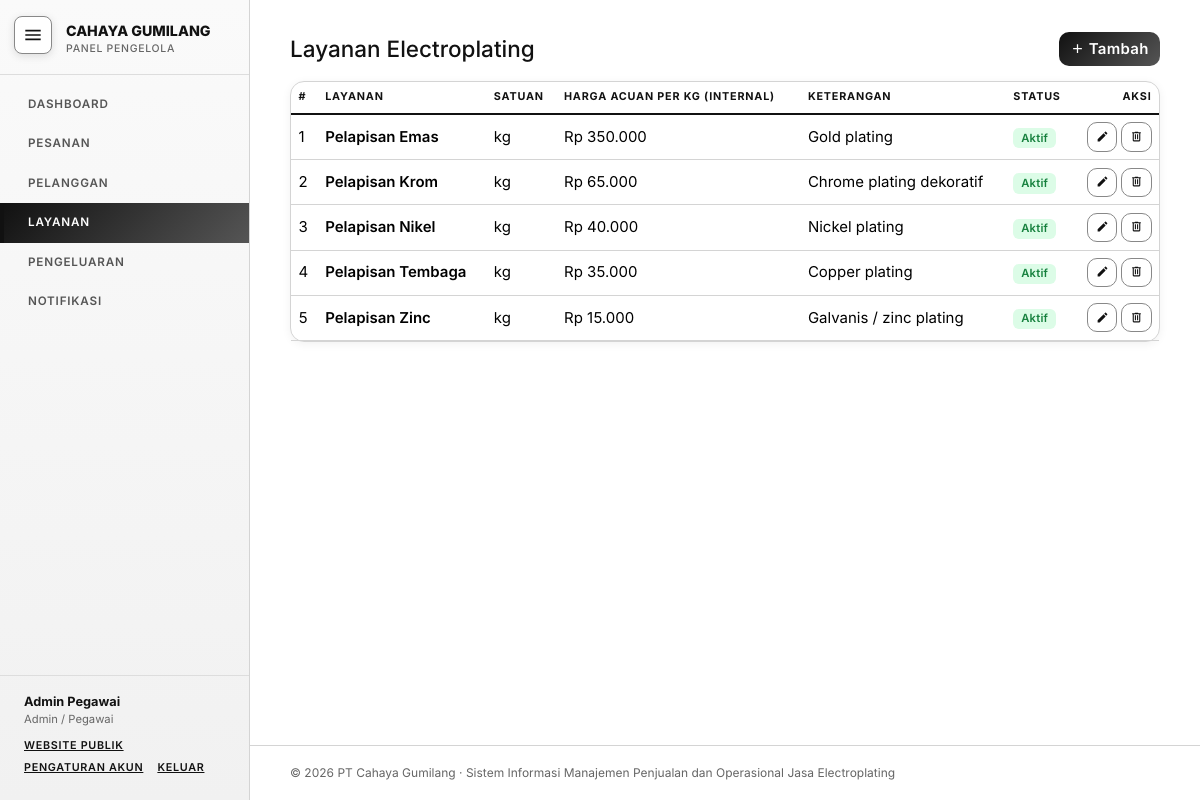
Screenshot of /layanan.php (signed in) with the database file from the repository.
### tables this page shows
CREATE TABLE `layanan` (
  `id_layanan` int(11) NOT NULL,
  `nama_layanan` varchar(100) NOT NULL,
  `satuan` enum('pcs','kg','dm2') NOT NULL DEFAULT 'kg',
  `harga_satuan` decimal(12,2) NOT NULL DEFAULT 0.00,
  `keterangan` varchar(255) DEFAULT NULL,
  `aktif` tinyint(1) NOT NULL DEFAULT 1
);

### includes/functions.php (called while the page is built, shortened)
<?php
require_once __DIR__ . '/../config/koneksi.php';
function e($s) { return htmlspecialchars((string)$s, ENT_QUOTES, 'UTF-8'); }
function rupiah($n) { return 'Rp ' . number_format((float)$n, 0, ',', '.'); }
function db_stmt($sql, $types = '', $params = []) {
    global $db;
    $st = $db->prepare($sql);
    if ($types !== '') { $st->bind_param($types, ...$params); }
    $st->execute();
    return $st;
}
function db_all($sql, $types = '', $params = []) {
    $st = db_stmt($sql, $types, $params);
    $rows = $st->get_result()->fetch_all(MYSQLI_ASSOC);
    return $rows;
}
function db_one($sql, $types = '', $params = []) {
    $rows = db_all($sql, $types, $params);
    return $rows[0] ?? null;
}
function db_val($sql, $types = '', $params = []) {
    $r = db_one($sql, $types, $params);
    return $r ? reset($r) : null;
}

### includes/notif.php (called while the page is built, shortened)
<?php
function notif_ambil($uid, $batas = 30) {
    $rows = db_all("
        SELECT * FROM (
          SELECT 'status' AS tipe, s.waktu, s.status, s.catatan, NULL AS jumlah, NULL AS metode,
                 p.id_pesanan, p.no_pesanan, pl.nama AS pelanggan, u.nama AS petugas, u.role, s.id_user
          FROM log_status s
          JOIN pesanan p ON p.id_pesanan = s.id_pesanan
          JOIN pelanggan pl ON pl.id_pelanggan = p.id_pelanggan
          JOIN users u ON u.id_user = s.id_user
          UNION ALL
          SELECT 'bayar', b.waktu, NULL, b.keterangan, b.jumlah, b.metode,
                 p.id_pesanan, p.no_pesanan, pl.nama, u.nama, u.role, b.id_user
          FROM pembayaran b
          JOIN pesanan p ON p.id_pesanan = b.id_pesanan
          JOIN pelanggan pl ON pl.id_pelanggan = p.id_pelanggan
          JOIN users u ON u.id_user = b.id_user
        ) x ORDER BY waktu DESC LIMIT " . (int)$batas);
    $dilihat = db_val('SELECT notif_dilihat FROM users WHERE id_user=?', 'i', [$uid]);
    $out = []; $baru = 0;
    foreach ($rows as $r) {
        if ($r['tipe'] === 'bayar') {
            $ikon = 'cash-coin'; $warna = 'success';
            $teks = $r['petugas'] . ' mencatat pembayaran ' . rupiah($r['jumlah']) . ' (' . strtoupper($r['metode']) . ')';
        } elseif (strpos((string)$r['catatan'], 'Biaya diperbarui') === 0) {
            $ikon = 'pencil-square'; $warna = 'warning';
            $teks = $r['petugas'] . ' memperbarui biaya pesanan';
        } elseif ($r['status'] === 'menunggu') {
            $ikon = 'bell-fill'; $warna = 'danger';
            $teks = 'Pesanan online baru dari ' . $r['pelanggan'];
        } else {
            $ikon = 'arrow-repeat'; $warna = 'primary';
            $teks = $r['petugas'] . ' mengubah status menjadi ' . (STATUS_URUTAN[$r['status']] ?? $r['status']);
        }
        $belumDilihat = $dilihat !== null && strtotime($r['waktu']) > strtotime($dilihat) && (int)$r['id_user'] !== (int)$uid;
        $out[] = ['id' => $r['id_pesanan'], 'no' => $r['no_pesanan'], 'pelanggan' => $r['pelanggan'], 'teks' => $teks,
                  'waktu' => $r['waktu'], 'ikon' => $ikon, 'warna' => $warna, 'baru' => $belumDilihat];
    }
    return [array_slice($out, 0, 15), $baru];
}

### layanan.php (the view, shortened to what this page needs)
<?php
require_once 'includes/functions.php';
$rows = db_all('SELECT * FROM layanan ORDER BY aktif DESC, nama_layanan');
require 'includes/header.php';
?>
<div class="d-flex justify-content-between align-items-center mb-3">
  <h4 class="mb-0">Layanan Electroplating</h4>
  <button class="btn btn-dark" data-bs-toggle="modal" data-bs-target="#modalForm"><i class="bi bi-plus-lg me-1"></i>Tambah</button>
</div>
<div class="card"><div class="table-responsive"><table class="table table-hover mb-0">
  <thead><tr><th>#</th><th>Layanan</th><th>Satuan</th><th>Harga Acuan per kg (internal)</th><th>Keterangan</th><th>Status</th><th class="text-end">Aksi</th></tr></thead>
  <tbody>
  <?php foreach ($rows as $i => $r): ?>
    <tr><td><?= $i + 1 ?></td><td class="fw-semibold"><?= e($r['nama_layanan']) ?></td><td><?= e($r['satuan']) ?></td><td><?= rupiah($r['harga_satuan']) ?></td><td><?= e($r['keterangan']) ?></td>
      <td><?= $r['aktif'] ? '<span class="badge text-bg-success">Aktif</span>' : '<span class="badge text-bg-secondary">Nonaktif</span>' ?></td>
      <td class="text-end text-nowrap">
        <button class="btn btn-sm btn-outline-primary" data-bs-toggle="modal" data-bs-target="#modalForm" data-edit="<?= e(json_encode(['id' => $r['id_layanan'], 'nama_layanan' => $r['nama_layanan'], 'satuan' => $r['satuan'], 'harga_satuan' => $r['harga_satuan'], 'keterangan' => $r['keterangan'], 'aktif' => $r['aktif']])) ?>"><i class="bi bi-pencil"></i></button>
        <form method="post" class="d-inline" data-confirm="Hapus layanan ini?"><button class="btn btn-sm btn-outline-danger"><i class="bi bi-trash"></i></button></form>
      </td></tr>
  <?php endforeach; ?>
  </tbody></table></div></div>
<?php require 'includes/footer.php'; ?>

### assets/style.css (style rules this page uses)
:root { --ink: #111; --paper: #fff; --mute: #666; --line: #ddd; --soft: #f5f5f5; --bs-body-font-family: "Inter", "Plus Jakarta Sans", system-ui, -apple-system, "Segoe UI", sans-serif; --bs-body-color: #111; --bs-body-bg: #fff; --bs-border-color: #ddd; --bs-link-color: #111; --bs-link-hover-color: #000; --bs-secondary-color: #666; --bs-heading-color: #111; --bs-border-radius: 0; --bs-border-radius-sm: 0; --bs-border-radius-lg: 0; --bs-border-radius-xl: 0; --bs-border-radius-2xl: 0; }
body { font-family: var(--bs-body-font-family); background: #fff; color: #111; }
.card { border: 1px solid #111; box-shadow: none; border-radius: 0; }
.btn { border-radius: 0; font-weight: 600; letter-spacing: .3px; }
.btn-dark, .btn-success { --bs-btn-bg: #111; --bs-btn-border-color: #111; --bs-btn-color: #fff; --bs-btn-hover-bg: #333; --bs-btn-hover-border-color: #333; --bs-btn-hover-color: #fff; --bs-btn-active-bg: #000; --bs-btn-active-border-color: #000; --bs-btn-active-color: #fff; --bs-btn-disabled-bg: #666; --bs-btn-disabled-border-color: #666; }
.btn-outline-dark, .btn-outline-secondary, .btn-outline-primary, .btn-outline-danger, .btn-outline-success { --bs-btn-color: #111; --bs-btn-border-color: #111; --bs-btn-hover-bg: #111; --bs-btn-hover-border-color: #111; --bs-btn-hover-color: #fff; --bs-btn-active-bg: #000; --bs-btn-active-border-color: #000; --bs-btn-active-color: #fff; }
.table { --bs-table-bg: transparent; --bs-table-hover-bg: #f5f5f5; --bs-table-hover-color: #111; }
.table > :not(caption) > * > * { vertical-align: middle; }
.table thead th { font-size: .72rem; letter-spacing: .8px; text-transform: uppercase; border-bottom: 2px solid #111; }
.badge { border-radius: 0; font-weight: 600; letter-spacing: .2px; border: 1px solid #111; }
.badge.text-bg-success, .badge.text-bg-dark { background: #111 !important; color: #fff !important; }
html { font-size: 15px; }
.badge { border: 0 !important; border-radius: 6px; padding: .4em .7em; }
.badge.text-bg-success { background: #dcfce7 !important; color: #15803d !important; }
body { animation: halaman-masuk .45s ease both; }
.btn { transition: transform .15s ease, box-shadow .2s ease, background .2s, color .2s; }
.js .reveal { opacity: 0; transform: translateY(22px); transition: opacity .6s ease, transform .6s ease; transition-delay: var(--d, 0s); }
.js .reveal.tampil { opacity: 1; transform: none; }
:root { --indigo: #111; --sky: #555; --garis: #d4d4d4; --lembut: #f1f1f1; --teks: #111; --grad: linear-gradient(135deg, #111, #555); --bs-body-color: #111; --bs-heading-color: #111; --bs-border-color: #d4d4d4; --bs-link-color: #111; --bs-link-hover-color: #111; --bs-secondary-color: #666; }
body { color: var(--teks); background: #fff; }
.card { border: 1px solid var(--garis); border-radius: 14px; box-shadow: 0 2px 10px rgba(0,0,0,.06); }
.table thead th { border-bottom: 2px solid var(--indigo); color: #111; }
.table { --bs-table-hover-bg: #f1f1f1; --bs-table-hover-color: #111; }
.btn { border-radius: 10px; }
.btn-dark, .btn-success { --bs-btn-color: #fff; --bs-btn-hover-color: #fff; --bs-btn-active-color: #fff; border: 0; background: var(--grad); }
.btn-outline-dark, .btn-outline-secondary, .btn-outline-primary, .btn-outline-danger, .btn-outline-success { --bs-btn-color: #111; --bs-btn-border-color: #888; --bs-btn-hover-color: #fff; --bs-btn-hover-bg: #111; --bs-btn-hover-border-color: #111; --bs-btn-active-bg: #111; --bs-btn-active-border-color: #111; --bs-btn-active-color: #fff; }

### rows the page displays
layanan: nama_layanan "Pelapisan Emas", satuan "kg", harga_satuan "Rp 350.000", keterangan "Gold plating", aktif "Aktif"
layanan: nama_layanan "Pelapisan Krom", satuan "kg", harga_satuan "Rp 65.000", keterangan "Chrome plating dekoratif", aktif "Aktif"
layanan: nama_layanan "Pelapisan Nikel", satuan "kg", harga_satuan "Rp 40.000", keterangan "Nickel plating", aktif "Aktif"
layanan: nama_layanan "Pelapisan Tembaga", satuan "kg", harga_satuan "Rp 35.000", keterangan "Copper plating", aktif "Aktif"
layanan: nama_layanan "Pelapisan Zinc", satuan "kg", harga_satuan "Rp 15.000", keterangan "Galvanis / zinc plating", aktif "Aktif"

### other values shown
$label "DASHBOARD PESANAN PELANGGAN LAYANAN PENGELUARAN"
$u['nama'] "Admin Pegawai"
NAMA_USAHA "PT Cahaya Gumilang"
